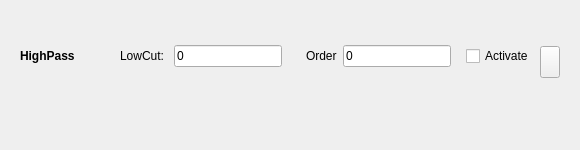
<?xml version="1.0" encoding="UTF-8"?>
<ui version="4.0">
 <class>topLevelForm</class>
 <widget class="QWidget" name="topLevelForm">
  <property name="geometry">
   <rect>
    <x>0</x>
    <y>0</y>
    <width>580</width>
    <height>150</height>
   </rect>
  </property>
  <property name="sizePolicy">
   <sizepolicy hsizetype="Preferred" vsizetype="Fixed">
    <horstretch>0</horstretch>
    <verstretch>0</verstretch>
   </sizepolicy>
  </property>
  <property name="maximumSize">
   <size>
    <width>16777215</width>
    <height>150</height>
   </size>
  </property>
  <property name="windowTitle">
   <string>Form</string>
  </property>
  <layout class="QVBoxLayout" name="verticalLayout">
   <item>
    <widget class="QWidget" name="widget_2" native="true">
     <property name="maximumSize">
      <size>
       <width>16777215</width>
       <height>90</height>
      </size>
     </property>
     <layout class="QHBoxLayout" name="horizontalLayout_5">
      <item>
       <widget class="QWidget" name="widget" native="true">
        <property name="minimumSize">
         <size>
          <width>70</width>
          <height>32</height>
         </size>
        </property>
        <property name="maximumSize">
         <size>
          <width>100</width>
          <height>32</height>
         </size>
        </property>
        <layout class="QHBoxLayout" name="horizontalLayout">
         <property name="leftMargin">
          <number>0</number>
         </property>
         <property name="topMargin">
          <number>0</number>
         </property>
         <property name="rightMargin">
          <number>0</number>
         </property>
         <property name="bottomMargin">
          <number>0</number>
         </property>
         <item>
          <widget class="QLabel" name="filter_name">
           <property name="enabled">
            <bool>true</bool>
           </property>
           <property name="sizePolicy">
            <sizepolicy hsizetype="Expanding" vsizetype="Expanding">
             <horstretch>0</horstretch>
             <verstretch>0</verstretch>
            </sizepolicy>
           </property>
           <property name="minimumSize">
            <size>
             <width>0</width>
             <height>32</height>
            </size>
           </property>
           <property name="maximumSize">
            <size>
             <width>100</width>
             <height>32</height>
            </size>
           </property>
           <property name="font">
            <font>
             <bold>true</bold>
            </font>
           </property>
           <property name="text">
            <string>HighPass</string>
           </property>
          </widget>
         </item>
        </layout>
       </widget>
      </item>
      <item>
       <widget class="QWidget" name="filterRangeWidget" native="true">
        <layout class="QHBoxLayout" name="horizontalLayout_3">
         <item>
          <widget class="QLabel" name="rangeLable">
           <property name="text">
            <string>LowCut: </string>
           </property>
          </widget>
         </item>
         <item>
          <widget class="QLineEdit" name="lowCutFrequencyLineEdit">
           <property name="minimumSize">
            <size>
             <width>40</width>
             <height>0</height>
            </size>
           </property>
           <property name="inputMask">
            <string/>
           </property>
           <property name="text">
            <string>0</string>
           </property>
           <property name="placeholderText">
            <string>HighCut</string>
           </property>
          </widget>
         </item>
        </layout>
       </widget>
      </item>
      <item>
       <widget class="QWidget" name="filterOrderWidget" native="true">
        <layout class="QHBoxLayout" name="horizontalLayout_4">
         <item>
          <widget class="QLabel" name="label">
           <property name="text">
            <string>Order</string>
           </property>
          </widget>
         </item>
         <item>
          <widget class="QLineEdit" name="filterOrderLineEdit">
           <property name="text">
            <string>0</string>
           </property>
           <property name="placeholderText">
            <string>order</string>
           </property>
          </widget>
         </item>
        </layout>
       </widget>
      </item>
      <item>
       <widget class="QCheckBox" name="filterActivationCheckBox">
        <property name="text">
         <string>Activate</string>
        </property>
       </widget>
      </item>
      <item>
       <widget class="QPushButton" name="removeFilterBtn">
        <property name="enabled">
         <bool>true</bool>
        </property>
        <property name="sizePolicy">
         <sizepolicy hsizetype="Expanding" vsizetype="Fixed">
          <horstretch>0</horstretch>
          <verstretch>0</verstretch>
         </sizepolicy>
        </property>
        <property name="minimumSize">
         <size>
          <width>20</width>
          <height>32</height>
         </size>
        </property>
        <property name="maximumSize">
         <size>
          <width>20</width>
          <height>20</height>
         </size>
        </property>
        <property name="text">
         <string/>
        </property>
       </widget>
      </item>
     </layout>
    </widget>
   </item>
   <item>
    <widget class="QWidget" name="widget_3" native="true">
     <layout class="QHBoxLayout" name="horizontalLayout_2">
      <item>
       <widget class="QLabel" name="filterInfoLabel">
        <property name="text">
         <string/>
        </property>
       </widget>
      </item>
     </layout>
    </widget>
   </item>
  </layout>
 </widget>
 <resources/>
 <connections/>
</ui>
